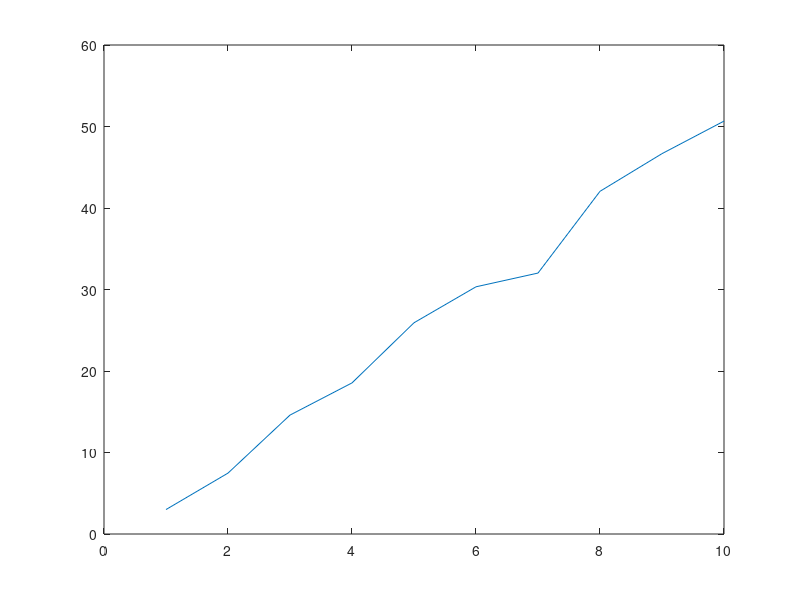

This chart was generated by the following MATLAB code:
clear;
t=linspace(1,10,10);
x=rand(1,10);
r=zeros(10,1);

r(1)=3;
dt=1;
for i = 2:10
    dW = sqrt(dt) * randn;       % 随机扰动项    
    dX=10*(1-x(i)+0.04)*dt;  % 迭代公式
    r(i) = r(i-1) + dX;          % 更新信道增益的值
end
plot(t,r);